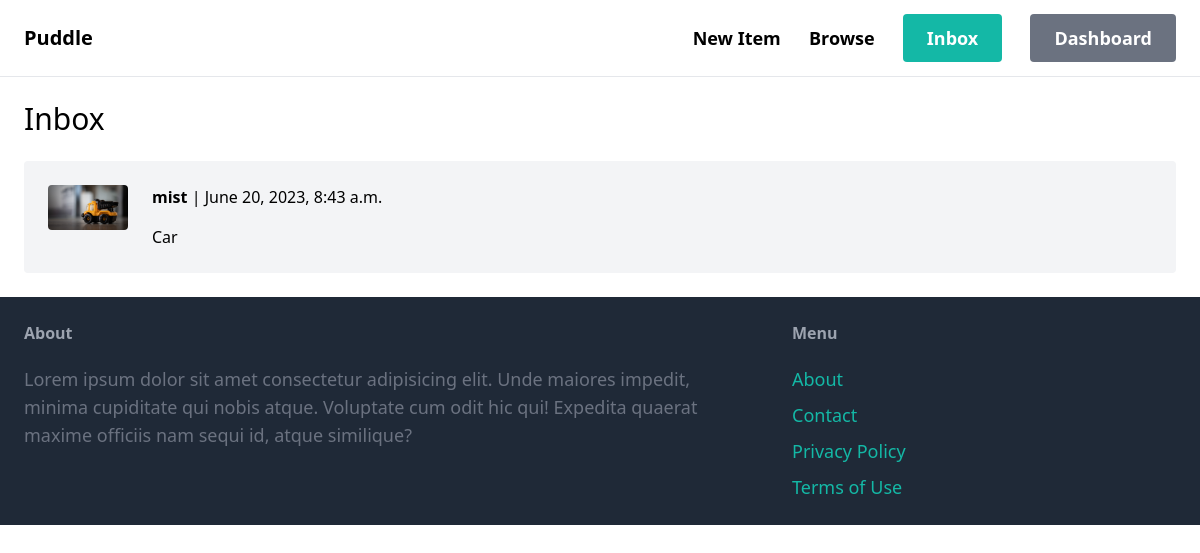
The page /inbox/ (signed in) on the database its author committed.
### conversation/models.py (models this page shows)
class Conversation(models.Model):
    item = models.ForeignKey(Item, related_name='conversations', on_delete=models.CASCADE)
    members = models.ManyToManyField(User, related_name='conversations')
    created_at = models.DateTimeField(auto_now_add=True)
    modified_at = models.DateTimeField(auto_now=True)
    class Meta:
        ordering = ('-modified_at',)

### item/models.py (models this page shows, shortened)
class Item(models.Model):
    category = models.ForeignKey(Category, related_name="items", on_delete=models.CASCADE)
    name = models.CharField(max_length=255)
    description = models.TextField(blank=True, null=True)
    price = models.FloatField()
    image = models.ImageField(upload_to="items_images")
    is_sold = models.BooleanField(default=False)
    created_at = models.DateTimeField(auto_now_add=True)
    created_by = models.ForeignKey(User, related_name="items", on_delete=models.CASCADE)

### conversation/views.py (the view)
# urls.py: path("", views.inbox, name="inbox"),
@login_required
def inbox(request):
    conversations = Conversation.objects.filter(members__in=[request.user.id])
    return render(request, "conversation/inbox.html", {
        "conversations": conversations,
    })

### conversation/templates/conversation/inbox.html (shortened to what this page needs)
{% extends 'homepage/base.html' %}
{% block content %}
<h1 class="mb-6 text-3xl">Inbox</h1>
<div class="space-y-6">
    {% for conversation in conversations %}
    <a href="{% url 'conversation:detail' conversation.id%}">
        <div class="p-6 flex bg-gray-100 rounded">
            <div class="pr-6">
                <img src="{{ conversation.item.image.url }}" class="w-20 rounded">
            </div>
            <div>
                {% for member in conversation.members.all %}
                    {% if member != request.user %}
                        <p class="mb-4">
                            <strong>{{ member.username }}</strong> | {{ conversation.modified_at }}
                        </p>
                        <p>{{ conversation.item.name }}</p>
                    {% endif %}
                {% endfor %}
            </div>
        </div>
    </a>
    {% endfor %}
</div>
{% endblock content %}

### rows shown on the page
Conversation: item.image (picture), modified_at "June 20, 2023, 8:43 a.m.", item.name "Car"

### other values the page prints
{{ member.username }} "mist"
